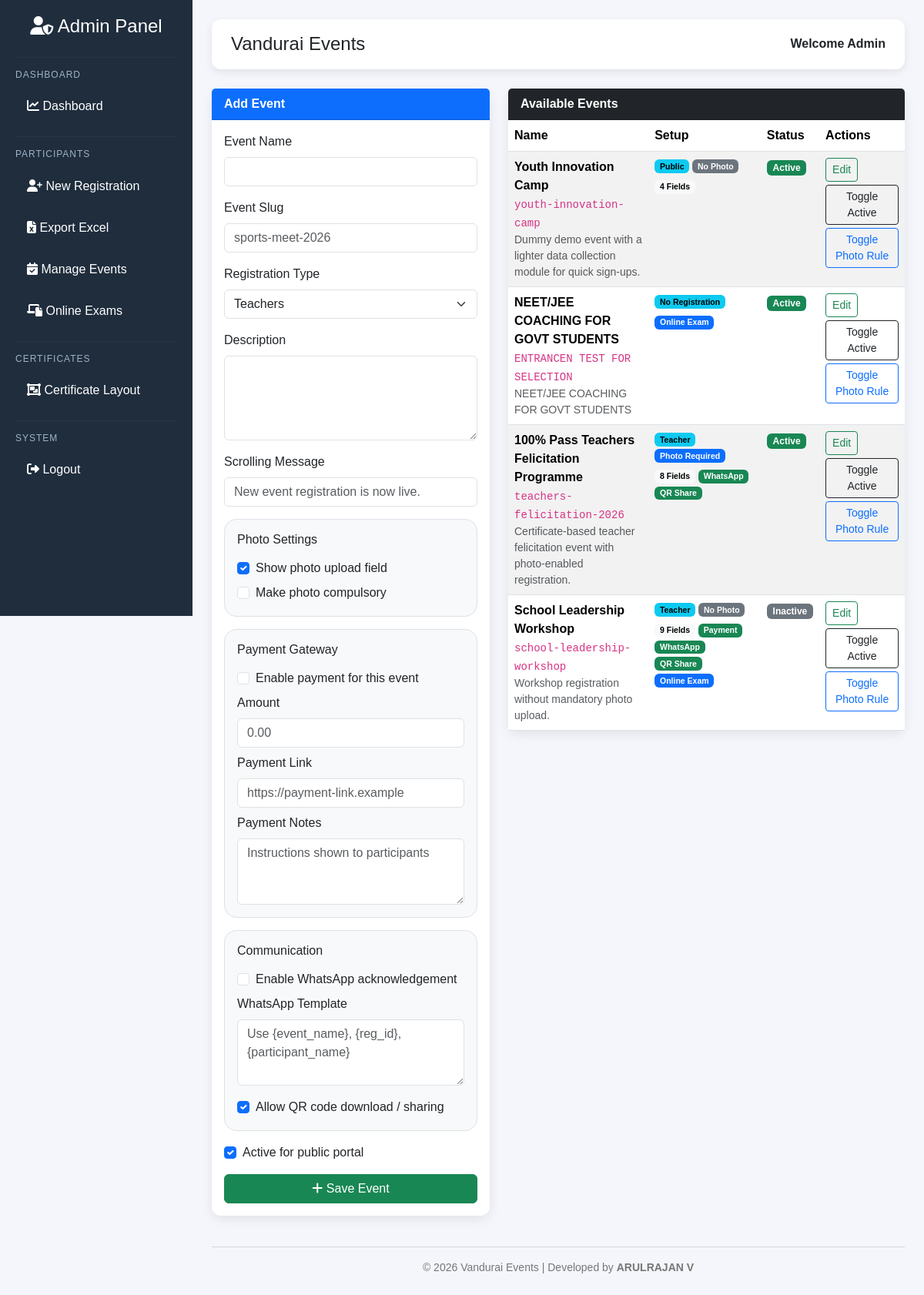
/admin/events (signed in), run on the app's committed database.
### models.py (models this page shows)
class Event(db.Model):
    __tablename__ = "events"
    id = db.Column(
        db.Integer,
        primary_key=True
    )
    name = db.Column(
        db.String(150),
        nullable=False
    )
    slug = db.Column(
        db.String(160),
        unique=True,
        nullable=False
    )
    description = db.Column(
        db.Text
    )
    registration_type = db.Column(
        db.String(30),
        default="teacher",
        nullable=False
    )
    requires_photo = db.Column(
        db.Boolean,
        default=True,
        nullable=False
    )
    collect_photo = db.Column(
        db.Boolean,
        default=True,
        nullable=False
    )
    collect_email = db.Column(
        db.Boolean,
        default=True,
        nullable=False
    )
    collect_designation = db.Column(
        db.Boolean,
        default=True,
        nullable=False
    )
    collect_subject = db.Column(
        db.Boolean,
        default=True,
        nullable=False
    )
    collect_school_name = db.Column(
        db.Boolean,
        default=True,
        nullable=False
    )
    collect_school_area = db.Column(
        db.Boolean,
        default=True,
        nullable=False
    )
    collect_block = db.Column(
        db.Boolean,
        default=True,
        nullable=False
    )
    marquee_message = db.Column(
        db.String(255)
    )
    payment_enabled = db.Column(
        db.Boolean,
        default=False,
        nullable=False
    )
    payment_amount = db.Column(
        db.Float,
        default=0
    )
    payment_link = db.Column(
        db.String(500)
    )
    payment_notes = db.Column(
        db.Text
    )
    whatsapp_ack_enabled = db.Column(
        db.Boolean,
        default=False,
        nullable=False
    )
    whatsapp_template = db.Column(
        db.Text
    )
    qr_sharing_enabled = db.Column(
        db.Boolean,
        default=True,
        nullable=False
    )
    exam_enabled = db.Column(
        db.Boolean,
        default=False,
        nullable=False
    )
    is_active = db.Column(
        db.Boolean,
        default=True,
        nullable=False
    )
    created_at = db.Column(
        db.DateTime,
        default=datetime.utcnow
    )
    participants = db.relationship(
        "Participant",
        back_populates="event",
        lazy=True
    )
    registration_fields = db.relationship(
        "EventField",
        back_populates="event",
        cascade="all, delete-orphan",
        order_by="EventField.sort_order.asc(), EventField.id.asc()",
        lazy=True
    )
    exam_subjects = db.relationship(
        "ExamSubject",
        back_populates="event",
        cascade="all, delete-orphan",
        order_by="ExamSubject.subject_name.asc()",
        lazy=True
    )
    online_exams = db.relationship(
        "OnlineExam",
        back_populates="event",
        cascade="all, delete-orphan",
        order_by="OnlineExam.created_at.desc()",
        lazy=True
    )

### admin_routes.py (the view, shortened to what this page needs)
@admin_bp.route("/admin/events", methods=["GET", "POST"])
def events():
    if "admin" not in session:
        return redirect(url_for("routes.login"))
    events = Event.query.order_by(
        Event.is_active.desc(),
        Event.created_at.desc(),
        Event.id.desc()
    ).all()
    return render_template(
        "admin/events.html",
        events=events,
        registration_type_choices=REGISTRATION_TYPE_CHOICES
    )

### templates/admin/events.html (shortened to what this page needs)
{% extends "admin/admin_base.html" %}
{% block content %}
<div class="row g-4">
<div class="col-lg-5">
    <div class="card">
        <div class="card-header bg-primary text-white">
            Add Event
        </div>
        <div class="card-body">
            <form method="POST">
                <div class="mb-3">
                    <label class="form-label">Event Name</label>
                    <input type="text" name="name" class="form-control" required>
                </div>
                <div class="mb-3">
                    <label class="form-label">Event Slug</label>
                    <input type="text" name="slug" class="form-control" placeholder="sports-meet-2026" required>
                </div>
                <div class="mb-3">
                    <label class="form-label">Registration Type</label>
                    <select name="registration_type" class="form-select">
                        {% for value, label in registration_type_choices %}
                        <option value="{{ value }}">{{ label }}</option>
                        {% endfor %}
                    </select>
                </div>
                <div class="mb-3">
                    <label class="form-label">Description</label>
                    <textarea name="description" class="form-control" rows="4"></textarea>
                </div>
                <div class="mb-3">
                    <label class="form-label">Scrolling Message</label>
                    <input type="text" name="marquee_message" class="form-control" placeholder="New event registration is now live.">
                </div>
                <div class="border rounded-4 p-3 mb-3 bg-light">
                    <h6 class="mb-3">Photo Settings</h6>
                    <div class="form-check mb-2">
                        <input class="form-check-input" type="checkbox" name="collect_photo" id="collect_photo" checked>
                        <label class="form-check-label" for="collect_photo">
                            Show photo upload field
                        </label>
                    </div>
                    <div class="form-check">
                        <input class="form-check-input" type="checkbox" name="requires_photo" id="requires_photo">
                        <label class="form-check-label" for="requires_photo">
                            Make photo compulsory
                        </label>
                    </div>
                </div>
                <div class="border rounded-4 p-3 mb-3 bg-light">
                    <h6 class="mb-3">Payment Gateway</h6>
                    <div class="form-check mb-2">
                        <input class="form-check-input" type="checkbox" name="payment_enabled" id="payment_enabled">
                        <label class="form-check-label" for="payment_enabled">
                            Enable payment for this event
                        </label>
                    </div>
                    <div class="mb-2">
                        <label class="form-label">Amount</label>
                        <input type="number" step="0.01" min="0" name="payment_amount" class="form-control" placeholder="0.00">
                    </div>
                    <div class="mb-2">
                        <label class="form-label">Payment Link</label>
                        <input type="url" name="payment_link" class="form-control" placeholder="https://payment-link.example">
                    </div>
                    <div class="mb-0">
                        <label class="form-label">Payment Notes</label>
                        <textarea name="payment_notes" class="form-control" rows="3" placeholder="Instructions shown to participants"></textarea>
                    </div>
                </div>
                <div class="border rounded-4 p-3 mb-3 bg-light">
                    <h6 class="mb-3">Communication</h6>
                    <div class="form-check mb-2">
                        <input class="form-check-input" type="checkbox" name="whatsapp_ack_enabled" id="whatsapp_ack_enabled">
                        <label class="form-check-label" for="whatsapp_ack_enabled">
                            Enable WhatsApp acknowledgement
                        </label>
                    </div>
                    <div class="mb-3">
                        <label class="form-label">WhatsApp Template</label>
                        <textarea name="whatsapp_template" class="form-control" rows="3" placeholder="Use {event_name}, {reg_id}, {participant_name}"></textarea>
                    </div>
                    <div class="form-check">
                        <input class="form-check-input" type="checkbox" name="qr_sharing_enabled" id="qr_sharing_enabled" checked>
                        <label class="form-check-label" for="qr_sharing_enabled">
                            Allow QR code download / sharing
                        </label>
                    </div>
                </div>
                <div class="form-check mb-3">
                    <input class="form-check-input" type="checkbox" name="is_active" id="is_active" checked>
                    <label class="form-check-label" for="is_active">
                        Active for public portal
                    </label>
                </div>
                <button class="btn btn-success w-100">
                    <i class="fa-solid fa-plus"></i>
                    Save Event
                </button>
            </form>
        </div>
    </div>
</div>
<div class="col-lg-7">
    <div class="card">
        <div class="card-header bg-dark text-white">
            Available Events
        </div>
        <div class="card-body p-0">
            <div class="table-responsive">
                <table class="table table-striped mb-0">
                    <thead>
                        <tr>
                            <th>Name</th>
                            <th>Setup</th>
                            <th>Status</th>
                            <th>Actions</th>
                        </tr>
                    </thead>
                    <tbody>
                        {% for event in events %}
                        <tr>
                            <td>
                                <strong>{{ event.name }}</strong>
                                <div><code>{{ event.slug }}</code></div>
                                {% if event.description %}
                                <div class="small text-muted">{{ event.description }}</div>
                                {% endif %}
                            </td>
                            <td>
                                <div class="small mb-2">
                                    <span class="badge text-bg-info">
                                        {% if event.registration_type == "no_registration" %}No Registration{% else %}{{ event.registration_type|title }}{% endif %}
                                    </span>
                                    {% if event.registration_type != "no_registration" %}
                                    <span class="badge {% if event.collect_photo and event.requires_photo %}bg-primary{% elif event.collect_photo %}bg-warning text-dark{% else %}bg-secondary{% endif %}">
                                        {% if event.collect_photo and event.requires_photo %}Photo Required{% elif event.collect_photo %}Photo Optional{% else %}No Photo{% endif %}
                                    </span>
                                    {% endif %}
                                </div>
                                <div class="small d-flex flex-wrap gap-1">
                                    {% if event.registration_type != "no_registration" %}
                                    <span class="badge text-bg-light">{{ event.registration_fields|length }} Fields</span>
                                    {% endif %}
                                    {% if event.payment_enabled %}<span class="badge text-bg-success">Payment</span>{% endif %}
                                    {% if event.whatsapp_ack_enabled %}<span class="badge text-bg-success">WhatsApp</span>{% endif %}
                                    {% if event.qr_sharing_enabled %}<span class="badge text-bg-success">QR Share</span>{% endif %}
                                    {% if event.exam_enabled %}<span class="badge text-bg-primary">Online Exam</span>{% endif %}
                                </div>
                            </td>
                            <td>
                                {% if event.is_active %}
                                <span class="badge bg-success">Active</span>
                                {% else %}
                                <span class="badge bg-secondary">Inactive</span>
                                {% endif %}
                            </td>
                            <td>
                                <a href="{{ url_for('admin.edit_event', id=event.id) }}" class="btn btn-sm btn-outline-success mb-1">
                                    Edit
                                </a>
                                <form method="POST" action="{{ url_for('admin.toggle_event_active', id=event.id) }}" class="d-inline">
                                    <button class="btn btn-sm btn-outline-dark mb-1">
                                        Toggle Active
                                    </button>
                                </form>
                                <form method="POST" action="{{ url_for('admin.toggle_event_photo_rule', id=event.id) }}" class="d-inline">
                                    <button class="btn btn-sm btn-outline-primary mb-1">
                                        Toggle Photo Rule
                                    </button>
                                </form>
                            </td>
                        </tr>
                        {% else %}
                        <tr>
                            <td colspan="4" class="text-center py-4 text-muted">
                                No events configured yet.
                            </td>
                        </tr>
                        {% endfor %}
                    </tbody>
                </table>
            </div>
        </div>
    </div>
</div>
</div>
{% endblock %}

### templates/admin/admin_base.html (style rules this page uses)
* { margin:0; padding:0; box-sizing:border-box; }
body { font-family:Arial,Helvetica,sans-serif; background:#f4f6fb; }
.card { border:none; border-radius:12px; box-shadow:0 5px 15px rgba(0,0,0,.08); }
.card-header { font-weight:bold; }

### data on the page
Event: name "Youth Innovation Camp", slug "youth-innovation-camp", description "Dummy demo event with a lighter data collection module for quick sign-ups.", registration_type "Public", collect_photo "No Photo", registration_fields|length "4", is_active "Active"
Event: name "NEET/JEE COACHING FOR GOVT STUDENTS", slug "ENTRANCEN TEST FOR SELECTION", description "NEET/JEE COACHING FOR GOVT STUDENTS", registration_type "No Registration", exam_enabled "Online Exam", is_active "Active"
Event: name "100% Pass Teachers Felicitation Programme", slug "teachers-felicitation-2026", description "Certificate-based teacher felicitation event with photo-enabled registration.", registration_type "Teacher", collect_photo "Photo Required", registration_fields|length "8", whatsapp_ack_enabled "WhatsApp", qr_sharing_enabled "QR Share", is_active "Active"
Event: name "School Leadership Workshop", slug "school-leadership-workshop", description "Workshop registration without mandatory photo upload.", registration_type "Teacher", collect_photo "No Photo", registration_fields|length "9", payment_enabled "Payment", whatsapp_ack_enabled "WhatsApp", qr_sharing_enabled "QR Share", exam_enabled "Online Exam", is_active "Inactive"

### other printed values
form field registration_type "Teachers"
